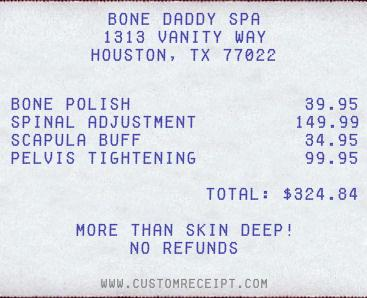
#> input picture uploads/test02.jpg, 367 x 298 px
$ python test.py   (Python 2 division)
#> lines starting #> are read from the running program, lines starting #| are printed output that depends on the picture
from PIL import Image
im = Image.open('uploads/test02.jpg')
#> im is the input picture: PIL image 367x298 RGB; mean R, G, B 221.4, 224.2, 232.1
(width,height) = im.size
#> width = 367; height = 298
newwidth = width*2
#> newwidth = 734
newheight = height*2
#> newheight = 596
print im.size
#| (367, 298)
im = im.resize((newwidth,newheight), Image.BILINEAR)
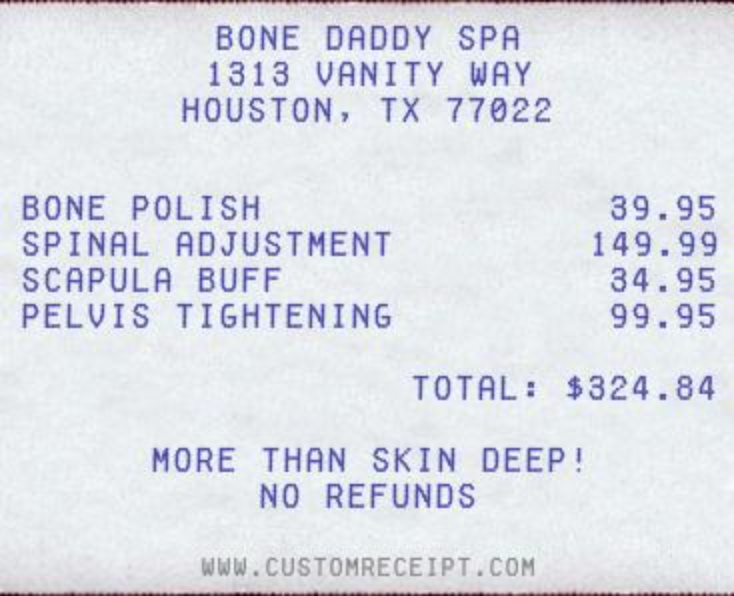
#> im: PIL image 734x596 RGB; mean R, G, B 221.7, 224.4, 232.3
print im.size
#| (734, 596)
im.save('uploads/test02.jpg')
